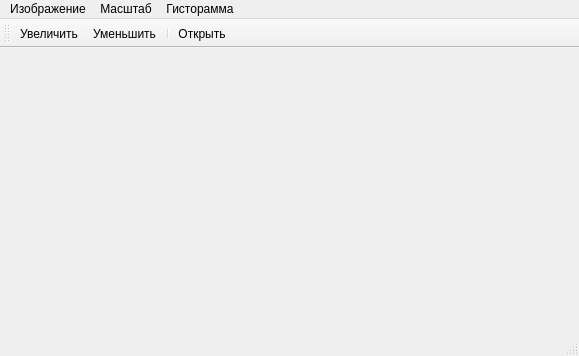
<?xml version="1.0" encoding="UTF-8"?>
<ui version="4.0">
 <class>MainWindow</class>
 <widget class="QMainWindow" name="MainWindow">
  <property name="geometry">
   <rect>
    <x>0</x>
    <y>0</y>
    <width>579</width>
    <height>356</height>
   </rect>
  </property>
  <property name="windowTitle">
   <string>MainWindow</string>
  </property>
  <widget class="QWidget" name="centralWidget">
   <layout class="QHBoxLayout" name="horizontalLayout"/>
  </widget>
  <widget class="QMenuBar" name="menuBar">
   <property name="geometry">
    <rect>
     <x>0</x>
     <y>0</y>
     <width>579</width>
     <height>21</height>
    </rect>
   </property>
   <widget class="QMenu" name="menu">
    <property name="title">
     <string>Изображение</string>
    </property>
    <addaction name="OpenAction"/>
    <addaction name="separator"/>
    <addaction name="ExitAction"/>
   </widget>
   <widget class="QMenu" name="menu_2">
    <property name="title">
     <string>Масштаб</string>
    </property>
    <addaction name="ZoomInAction"/>
    <addaction name="ZoomOutAction"/>
   </widget>
   <widget class="QMenu" name="menu_3">
    <property name="title">
     <string>Гисторамма</string>
    </property>
    <addaction name="BuildHystoramAction"/>
    <addaction name="NormalizeHystAction"/>
   </widget>
   <addaction name="menu"/>
   <addaction name="menu_2"/>
   <addaction name="menu_3"/>
  </widget>
  <widget class="QToolBar" name="mainToolBar">
   <attribute name="toolBarArea">
    <enum>TopToolBarArea</enum>
   </attribute>
   <attribute name="toolBarBreak">
    <bool>false</bool>
   </attribute>
   <addaction name="ZoomInAction"/>
   <addaction name="ZoomOutAction"/>
   <addaction name="separator"/>
   <addaction name="OpenAction"/>
  </widget>
  <widget class="QStatusBar" name="statusBar"/>
  <action name="OpenAction">
   <property name="icon">
    <iconset resource="Res.qrc">
     <normaloff>:/new/prefix1/open.png</normaloff>:/new/prefix1/open.png</iconset>
   </property>
   <property name="text">
    <string>Открыть</string>
   </property>
  </action>
  <action name="ExitAction">
   <property name="text">
    <string>Выход</string>
   </property>
  </action>
  <action name="ZoomInAction">
   <property name="icon">
    <iconset resource="Res.qrc">
     <normaloff>:/new/prefix1/zoomIn.png</normaloff>:/new/prefix1/zoomIn.png</iconset>
   </property>
   <property name="text">
    <string>Увеличить</string>
   </property>
  </action>
  <action name="ZoomOutAction">
   <property name="icon">
    <iconset resource="Res.qrc">
     <normaloff>:/new/prefix1/zoomOut.png</normaloff>:/new/prefix1/zoomOut.png</iconset>
   </property>
   <property name="text">
    <string>Уменьшить</string>
   </property>
  </action>
  <action name="BuildHystoramAction">
   <property name="text">
    <string>Построить</string>
   </property>
  </action>
  <action name="NormalizeHystAction">
   <property name="icon">
    <iconset resource="Res.qrc">
     <normaloff>:/new/prefix1/normalize.png</normaloff>:/new/prefix1/normalize.png</iconset>
   </property>
   <property name="text">
    <string>Нормализовать</string>
   </property>
  </action>
 </widget>
 <layoutdefault spacing="6" margin="11"/>
 <resources>
  <include location="Res.qrc"/>
 </resources>
 <connections>
  <connection>
   <sender>ExitAction</sender>
   <signal>triggered()</signal>
   <receiver>MainWindow</receiver>
   <slot>close()</slot>
   <hints>
    <hint type="sourcelabel">
     <x>-1</x>
     <y>-1</y>
    </hint>
    <hint type="destinationlabel">
     <x>289</x>
     <y>177</y>
    </hint>
   </hints>
  </connection>
 </connections>
</ui>
